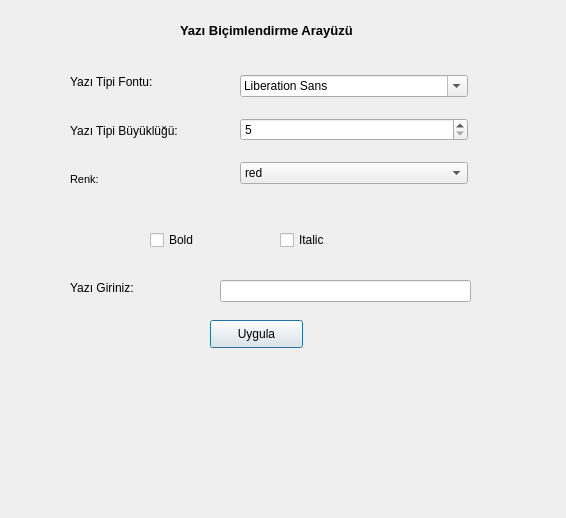
<?xml version="1.0" encoding="UTF-8"?>
<ui version="4.0">
 <class>Dialog</class>
 <widget class="QDialog" name="Dialog">
  <property name="geometry">
   <rect>
    <x>0</x>
    <y>0</y>
    <width>566</width>
    <height>518</height>
   </rect>
  </property>
  <property name="windowTitle">
   <string>Dialog</string>
  </property>
  <widget class="QLabel" name="label">
   <property name="geometry">
    <rect>
     <x>180</x>
     <y>20</y>
     <width>241</width>
     <height>20</height>
    </rect>
   </property>
   <property name="font">
    <font>
     <pointsize>10</pointsize>
     <weight>75</weight>
     <italic>false</italic>
     <bold>true</bold>
     <underline>false</underline>
     <strikeout>false</strikeout>
    </font>
   </property>
   <property name="text">
    <string>Yazı Biçimlendirme Arayüzü</string>
   </property>
  </widget>
  <widget class="QWidget" name="verticalLayoutWidget">
   <property name="geometry">
    <rect>
     <x>70</x>
     <y>60</y>
     <width>160</width>
     <height>141</height>
    </rect>
   </property>
   <layout class="QVBoxLayout" name="verticalLayout">
    <item>
     <widget class="QLabel" name="label_2">
      <property name="text">
       <string>Yazı Tipi Fontu:</string>
      </property>
     </widget>
    </item>
    <item>
     <widget class="QLabel" name="label_3">
      <property name="text">
       <string>Yazı Tipi Büyüklüğü:</string>
      </property>
     </widget>
    </item>
    <item>
     <widget class="QLabel" name="label_4">
      <property name="font">
       <font>
        <pointsize>8</pointsize>
       </font>
      </property>
      <property name="text">
       <string>Renk:</string>
      </property>
     </widget>
    </item>
   </layout>
  </widget>
  <widget class="QWidget" name="verticalLayoutWidget_2">
   <property name="geometry">
    <rect>
     <x>240</x>
     <y>60</y>
     <width>228</width>
     <height>141</height>
    </rect>
   </property>
   <layout class="QVBoxLayout" name="verticalLayout_2">
    <item>
     <widget class="QFontComboBox" name="fontComboBox"/>
    </item>
    <item>
     <widget class="QSpinBox" name="spinBox_fontsize">
      <property name="minimum">
       <number>5</number>
      </property>
     </widget>
    </item>
    <item>
     <widget class="QComboBox" name="comboBox">
      <item>
       <property name="text">
        <string>red</string>
       </property>
      </item>
      <item>
       <property name="text">
        <string>green</string>
       </property>
      </item>
      <item>
       <property name="text">
        <string>blue</string>
       </property>
      </item>
      <item>
       <property name="text">
        <string>yellow</string>
       </property>
      </item>
      <item>
       <property name="text">
        <string>cyan</string>
       </property>
      </item>
      <item>
       <property name="text">
        <string>magenta</string>
       </property>
      </item>
     </widget>
    </item>
   </layout>
  </widget>
  <widget class="QCheckBox" name="checkBox_bold">
   <property name="geometry">
    <rect>
     <x>150</x>
     <y>230</y>
     <width>81</width>
     <height>20</height>
    </rect>
   </property>
   <property name="text">
    <string>Bold</string>
   </property>
  </widget>
  <widget class="QCheckBox" name="checkBox_italik">
   <property name="geometry">
    <rect>
     <x>280</x>
     <y>230</y>
     <width>81</width>
     <height>20</height>
    </rect>
   </property>
   <property name="text">
    <string>Italic</string>
   </property>
  </widget>
  <widget class="QLabel" name="label_5">
   <property name="geometry">
    <rect>
     <x>70</x>
     <y>280</y>
     <width>101</width>
     <height>16</height>
    </rect>
   </property>
   <property name="text">
    <string>Yazı Giriniz:</string>
   </property>
  </widget>
  <widget class="QLineEdit" name="ln_yaz">
   <property name="geometry">
    <rect>
     <x>220</x>
     <y>280</y>
     <width>251</width>
     <height>22</height>
    </rect>
   </property>
  </widget>
  <widget class="QPushButton" name="btn_uygula">
   <property name="geometry">
    <rect>
     <x>210</x>
     <y>320</y>
     <width>93</width>
     <height>28</height>
    </rect>
   </property>
   <property name="text">
    <string>Uygula</string>
   </property>
  </widget>
  <widget class="QLabel" name="label_goster">
   <property name="enabled">
    <bool>false</bool>
   </property>
   <property name="geometry">
    <rect>
     <x>150</x>
     <y>380</y>
     <width>171</width>
     <height>61</height>
    </rect>
   </property>
   <property name="text">
    <string/>
   </property>
  </widget>
 </widget>
 <resources/>
 <connections/>
</ui>
